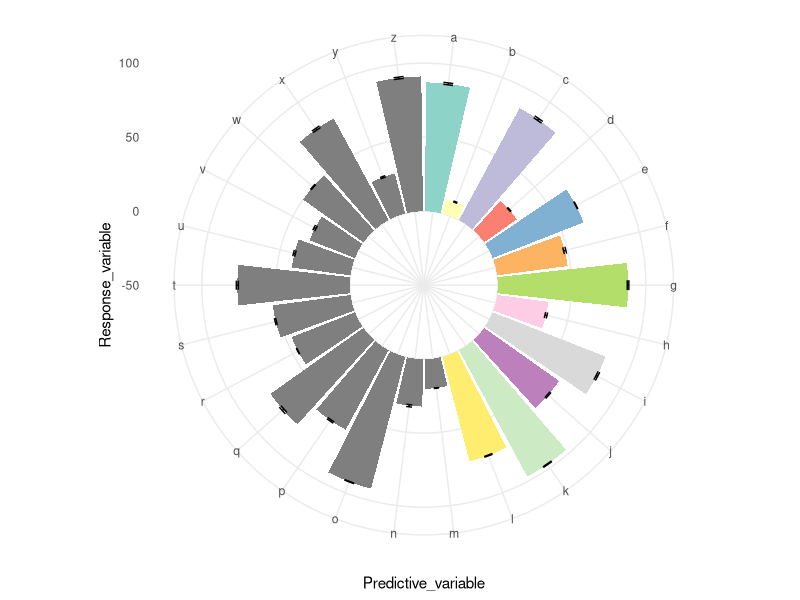

Source code (R):
library(ggplot2)
library(RColorBrewer)

Predictive_variable <- letters[1:26]
Response_variable <- sample(10:100, 26)

# Generate random error values between 0.1 and 0.8 for each bar
errors <- runif(26, min = 0.1, max = 0.8)

df <- data.frame(Predictive_variable, Response_variable, errors)

# Use the Set3 color palette with 26 distinct colors
my_colors <- brewer.pal(12, "Set3")[1:26]  # Select the first 26 colors from the palette

ggplot(data = df, aes(x = Predictive_variable, y = Response_variable, fill = Predictive_variable)) +
  geom_bar(stat = "identity") +
  geom_errorbar(aes(ymin = Response_variable - errors, ymax = Response_variable + errors), width = 0.2) +  # Add error bars
  scale_fill_manual(values = my_colors) +  # Specify the custom colors directly
  theme_minimal() +
  theme(legend.position = "none") +
  coord_polar(start = 0) +
  ylim(-50, 100)
